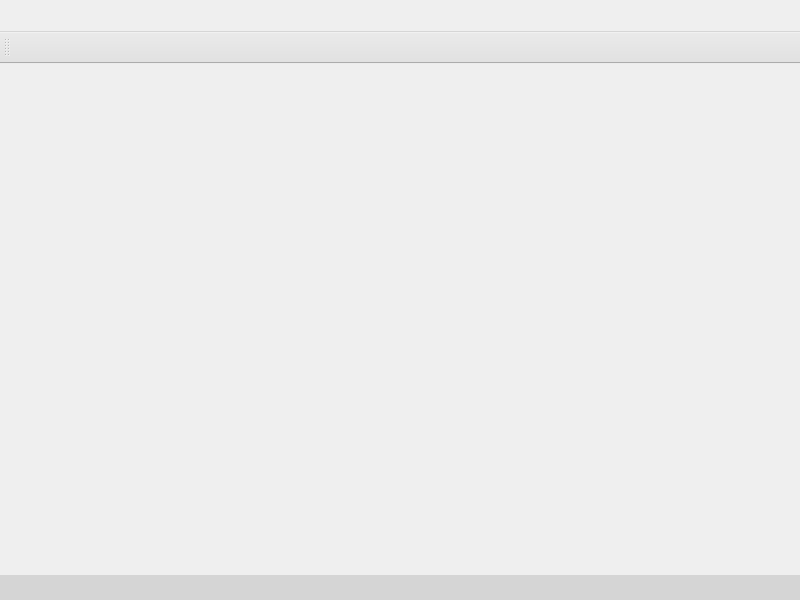
<?xml version="1.0" encoding="UTF-8"?>
<ui version="4.0">
 <class>MainWindow</class>
 <widget class="QMainWindow" name="MainWindow">
  <property name="geometry">
   <rect>
    <x>0</x>
    <y>0</y>
    <width>800</width>
    <height>600</height>
   </rect>
  </property>
  <property name="windowTitle">
   <string>MainWindow</string>
  </property>
  <widget class="QWidget" name="centralwidget"/>
  <widget class="QMenuBar" name="menubar">
   <property name="geometry">
    <rect>
     <x>0</x>
     <y>0</y>
     <width>800</width>
     <height>32</height>
    </rect>
   </property>
   <property name="minimumSize">
    <size>
     <width>0</width>
     <height>32</height>
    </size>
   </property>
  </widget>
  <widget class="QStatusBar" name="statusbar">
   <property name="minimumSize">
    <size>
     <width>0</width>
     <height>25</height>
    </size>
   </property>
   <property name="styleSheet">
    <string notr="true">background-color: rgb(213, 213, 213);</string>
   </property>
  </widget>
  <widget class="QToolBar" name="toolBar">
   <property name="minimumSize">
    <size>
     <width>0</width>
     <height>32</height>
    </size>
   </property>
   <property name="windowTitle">
    <string>toolBar</string>
   </property>
   <property name="styleSheet">
    <string notr="true">background-color: rgb(225, 225, 225);</string>
   </property>
   <property name="locale">
    <locale language="Russian" country="Russia"/>
   </property>
   <attribute name="toolBarArea">
    <enum>TopToolBarArea</enum>
   </attribute>
   <attribute name="toolBarBreak">
    <bool>false</bool>
   </attribute>
  </widget>
 </widget>
 <resources/>
 <connections/>
</ui>
